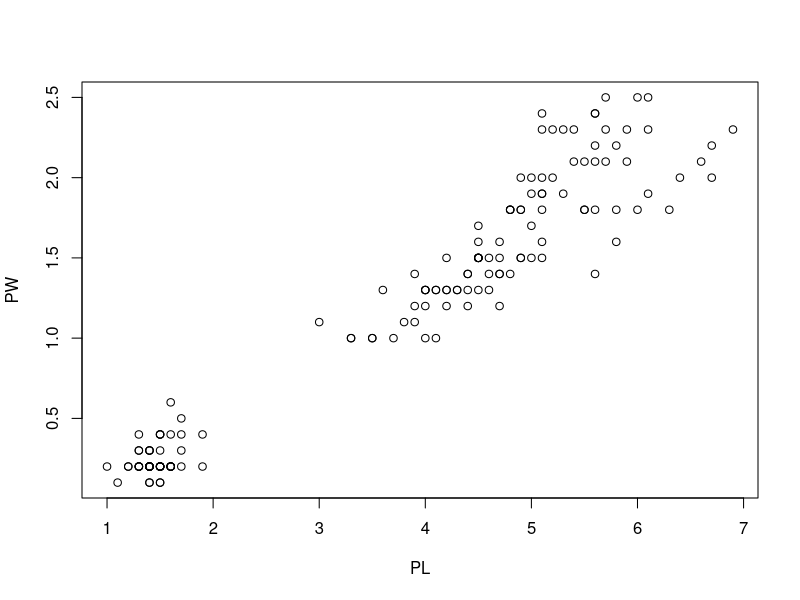
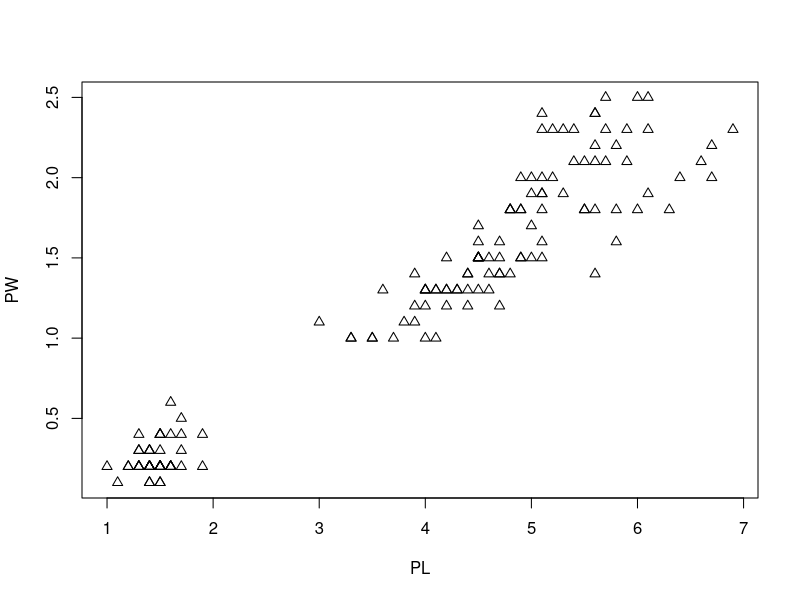
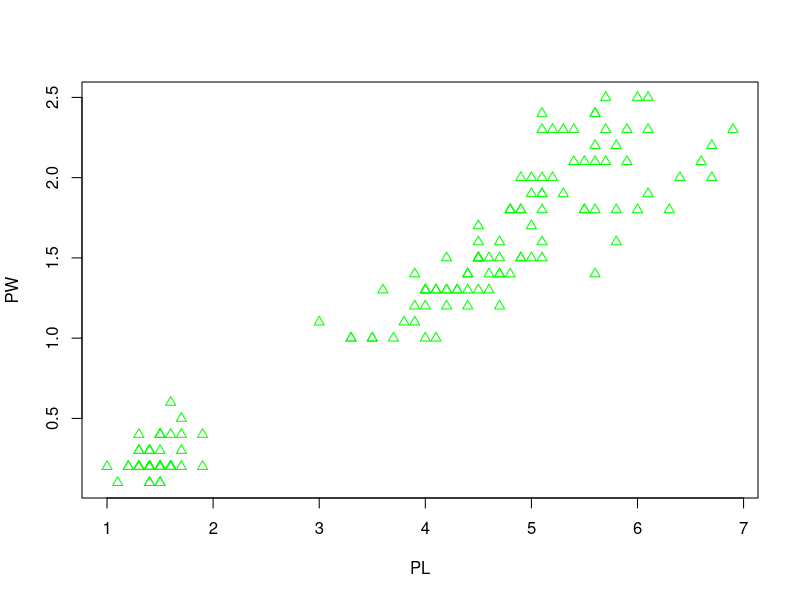
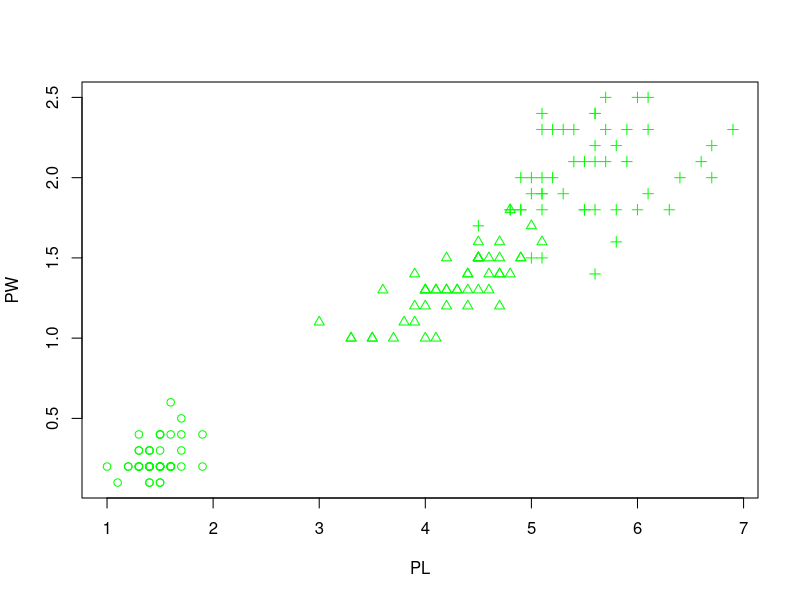
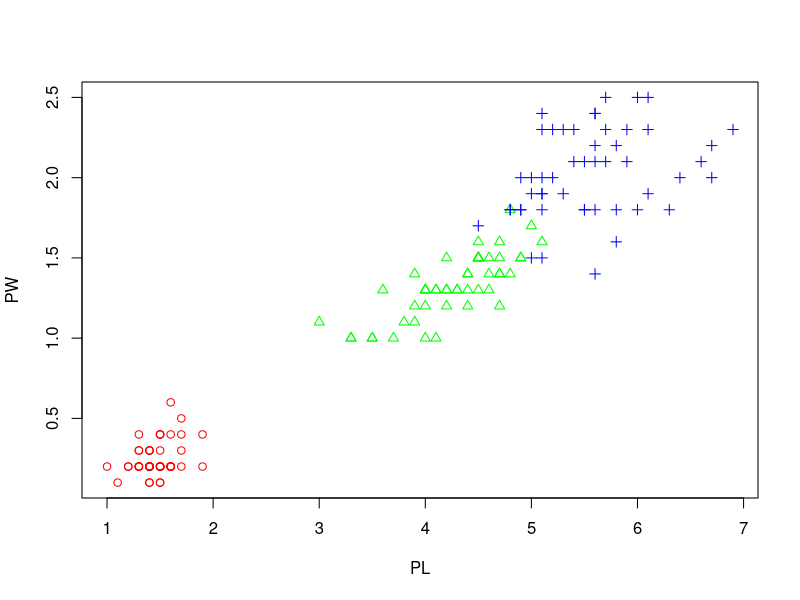
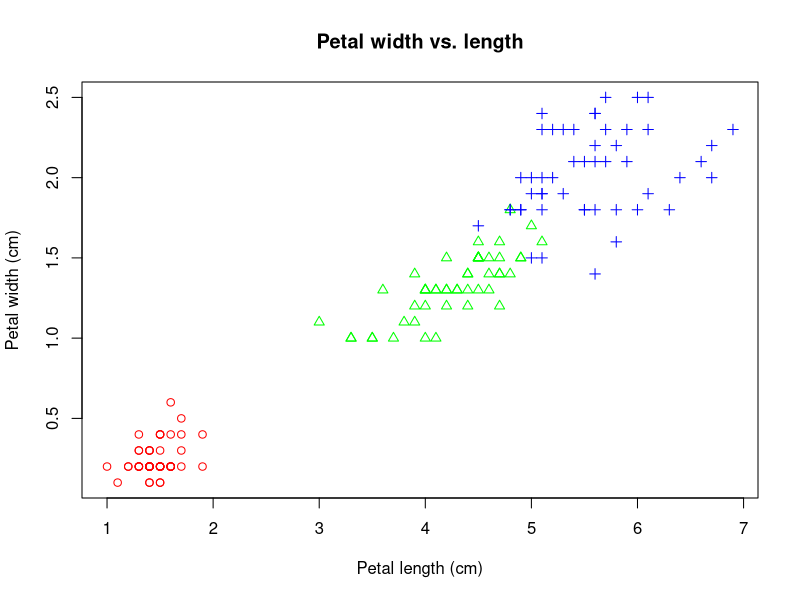
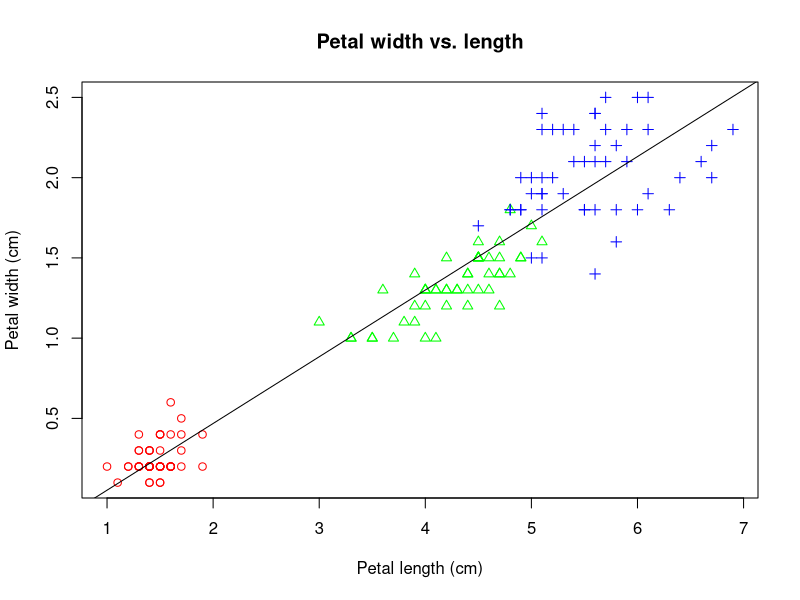
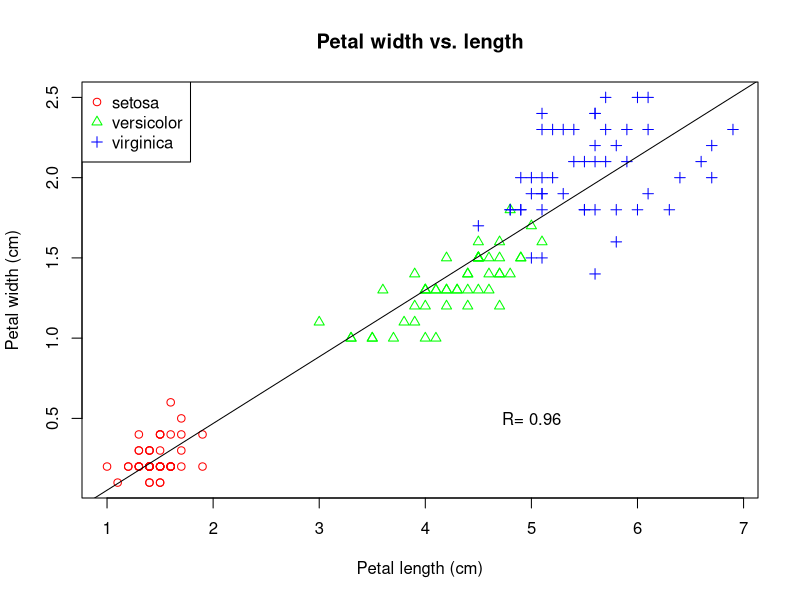

These figures' R source, in order: (Note: this script raises an error after producing the figures.)
## ---- chunk 1
PL <- iris$Petal.Length
PW <- iris$Petal.Width
plot(PL, PW)
## ---- chunk 2
plot(PL, PW, pch = 2) # change to triangle
## ---- chunk 3
plot(PL, PW, pch = 2, col = "green") # change to green
## ---- chunk 4
speciesID <- as.numeric(iris$Species)
speciesID
## ---- chunk 5
plot(PL, PW, pch = speciesID, col = "green") 
## ---- chunk 6
plot(PL, PW, pch = speciesID, col = rainbow(3)[speciesID])
## ---- chunk 7
plot(PL, PW,                               #x and y
     pch = speciesID,                      #marker type
     col = rainbow(3)[speciesID],          # color
     xlab = "Petal length (cm)",           # x label
     ylab = "Petal width (cm)",            # y label
     main = "Petal width vs. length")      # main title
## ---- chunk 8
plot(PL, PW, 
     pch = speciesID,
     col = rainbow(3)[speciesID],
     xlab = "Petal length (cm)",
     ylab = "Petal width (cm)",
     main = "Petal width vs. length")
abline( lm(PW ~ PL) ) # the order is reversed as we need y ~ x.
## ---- chunk 9
PCC <- cor(PW, PL)  # Pearson's correlation coefficient
PCC <- round(PCC, 2) # round to the 2nd place after decimal point.
PCC
## ---- chunk 10
PL <- iris$Petal.Length
PW <- iris$Petal.Width
plot(PL, PW,  
     pch = speciesID,                # marker type
     col = rainbow(3)[speciesID],    # color
     xlab = "Petal length (cm)",
     ylab = "Petal width (cm)",
     main = "Petal width vs. length")
abline( lm(PW ~ PL) )  # regression line
text(5, 0.5, paste("R=", PCC) )  # add text annotation
legend("topleft", 
       levels(iris$Species), 
       pch = 1:3, 
       col = rainbow(3))
## ---- chunk 11
ma <- as.matrix(iris[, 1:4])  # convert to matrix
colMeans(ma)  # column means for matrix
colSums(ma)
## ---- chunk 12
pairs(ma) 
## ---- chunk 13
pairs(ma, col = rainbow(3)[iris$Species])  # Figure 2.4
## ---- chunk 14
df <- iris[, 1:4]
stars(df)         # do I see any diamonds?
stars(df, key.loc = c(17,0))    # What does this tell you?
## ---- chunk 15
stars(df, key.loc = c(20,0.5), draw.segments = TRUE )    
## ---- chunk 16
knitr::include_graphics("images/img1204n_starsegment.png")
## ---- chunk 17
library(ggplot2)  # load the ggplot2 package
## ---- chunk 18
# define a canvas
ggplot(data = iris)

# map data to x and y coordinates 
ggplot(data = iris ) + 
  aes(x = Petal.Length, y = Petal.Width)  

# add data points
ggplot(data = iris) +
  aes(x = Petal.Length, y = Petal.Width) + 
  geom_point()

# change color & marker type
ggplot(data = iris) +
  aes(x = Petal.Length, y = Petal.Width) + 
  geom_point( aes(color = Species, shape = Species) ) 

# adds trend line
ggplot(data = iris) +
  aes(x = Petal.Length, y = Petal.Width) + 
  geom_point( aes(color = Species, shape = Species) ) +
  geom_smooth(method =lm)

# adds annotation text
ggplot(data = iris) +
  aes(x = Petal.Length, y = Petal.Width) + 
  geom_point( aes(color = Species, shape = Species) ) +
  geom_smooth(method =lm) +
  annotate("text", x = 5, y = 0.5, label = "R=0.96") 
## ---- chunk 19
ggplot(iris) +
  aes(x = Petal.Length, y = Petal.Width) +                 # define space
  geom_point( aes(color = Species, shape = Species) ) +    # add points
  geom_smooth(method =lm) +                                # add trend line  
  annotate("text", x = 5, y = 0.5, label = "R=0.96") +     # annotate with text
  xlab("Petal length (cm)") +                              # x-axis labels
  ylab("Petal width (cm)") +                               # y-axis labels
  ggtitle( "Correlation between petal length and width")   # title
## ---- chunk 20
library(ggplot2)
ggplot(data = iris) +
  aes(x = Species, y = Sepal.Length, color = Species) +
  geom_boxplot()
## ---- chunk 21
ggplot(data = iris) +
  aes(x = Species, y = Sepal.Length, color = Species) +
  geom_boxplot() +
  geom_jitter(position = position_jitter(0.2))
## ---- chunk 22
ggplot(data = iris) +
  aes(x = Petal.Length, fill = Species) + 
  geom_density( alpha = 0.3)
## ---- chunk 23
ggplot(data = iris) +
  aes(x = Petal.Length, fill = Species) + 
  geom_density( alpha = 0.3) +
  facet_wrap(~ Species, nrow = 3)  
## ---- chunk 24
ma <- as.matrix(iris[, 1:4]) # convert to matrix
disMatarix <- dist(ma)
plot( hclust(disMatarix) )
## ---- chunk 25
heatmap(ma, 
        scale = "column", 
        RowSideColors = rainbow(3)[iris$Species] )
## ---- chunk 26
library(pheatmap)
ma <- as.matrix(iris[, 1:4]) # convert to matrix
row.names(ma) <- row.names(iris) # assign row names in the matrix
pheatmap(ma, 
         scale = "column",
         clustering_method = "average", # average linkage
         annotation_row = iris[, 5, drop=FALSE], # the 5th column as color bar
         show_rownames = FALSE )
## ---- chunk 27
knitr::include_graphics("images/img1304_PCA.png")
## ---- chunk 28
pca = prcomp(iris[, 1:4], scale = TRUE)   
pca  # Have a look at the results.
## ---- chunk 29
plot(pca)  # plot the amount of variance each principal components captures.
str(pca)   # this shows the structure of the object, listing all parts. 
## ---- chunk 30
head(pca$x)  # the new coordinate values for each of the 150 samples
## ---- chunk 31
pcaData <- as.data.frame(pca$x[, 1:2])  # extract first two columns and convert to data frame
pcaData <- cbind(pcaData, iris$Species)	# bind by columns
colnames(pcaData) <- c("PC1", "PC2", "Species") # change column names

library(ggplot2)
ggplot(pcaData) +
  aes(PC1, PC2, color = Species, shape = Species) +   # define plot area
	geom_point(size = 2)                                # adding data points
## ---- chunk 32
percentVar <- round(100 * summary(pca)$importance[2, 1:2], 0)	  # compute % variances
ggplot(pcaData, aes(PC1, PC2, color = Species, shape = Species)) +  # starting ggplot2
	     geom_point(size = 2) +                                       # add data points
	     xlab(paste0("PC1: ", percentVar[1], "% variance")) +         # x label
	     ylab(paste0("PC2: ", percentVar[2], "% variance")) +         # y label
	     ggtitle("Principal component analysis (PCA)") +              # title            
    	 theme(aspect.ratio = 1)                                      # width and height ratio        
## ---- chunk 33
df <- iris[51:150, ]  # removes the first 50 samples, which represent I. setosa
df <- droplevels(df)  # removes setosa, an empty levels of species.
model <- glm(Species ~ . ,  # Model: Species as a function of other variables
             family = binomial(link = 'logit'), 
             data = df)  
summary(model)
